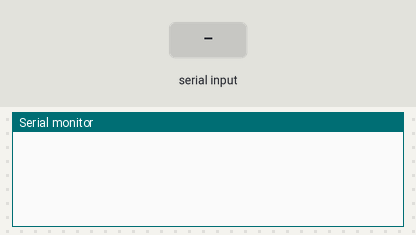
Bench run of a sketch on a simulated Arduino Uno, built with avr-gcc and run on an emulated ATmega328P. Parts: the last lines printed to the serial monitor. The inputs (shaded band) are chosen by the test bench.

Above: at 1.2 s.
1.3 s: "1" received over Serial
At 2.1 s:
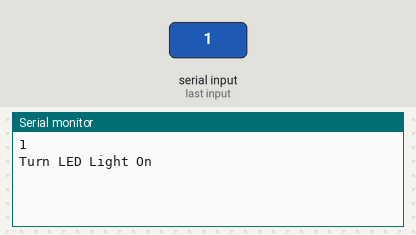
2.8 s: "2" received over Serial
At 7.3 s:
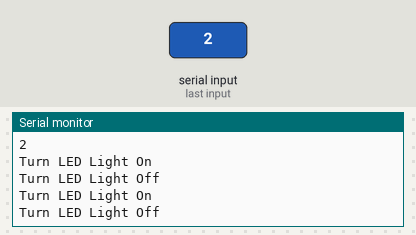

The sketch:

solution21.ino
```cpp
/*
 * Description:
 *  From the serial monitor, send the character 1,
 *  the LED 13 blinks once, send the character 2,
 *  the LED 13 blinks two times. Send any other character,
 *  nothing will happen.
 *
 * Author:
 *  Duo Chen
 *
 * Date:
 *  3/29/2019
 */

void setup() {
  Serial.begin(9600);
}

void loop() {
  if (Serial.available())   // check to see if at least one character is available
  {
    char ch = Serial.read();
    Serial.println(ch);
    switch(ch)
    {
      case '1':
        blink();
        break;
      case '2':
        blink();
        blink();
        break;
    }
  }
}

void blink()
{
  Serial.println("Turn LED Light On");
  digitalWrite(LED_BUILTIN, HIGH);
  delay(1000);
  Serial.println("Turn LED Light Off");
  digitalWrite(LED_BUILTIN, LOW);
  delay(1000);
}
```

Measured:
- after the input at 1.3 s, the serial monitor: prints a new line at once (image 1)
- after the input at 2.8 s, the serial monitor: prints a new line after 0.50 s (image 2)
